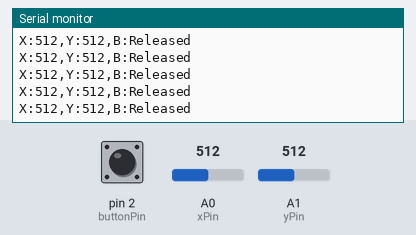
Bench run of a sketch on a simulated Arduino Uno, built with avr-gcc and run on an emulated ATmega328P. Parts: the last lines printed to the serial monitor. The test bench sets the inputs (shaded band); at power-on: A0 (xPin) = 512, A1 (yPin) = 512, pin 2 (buttonPin) HIGH.

Above: at 1.2 s.
1.3 s: A0 (xPin) set to 109
At 2.4 s:
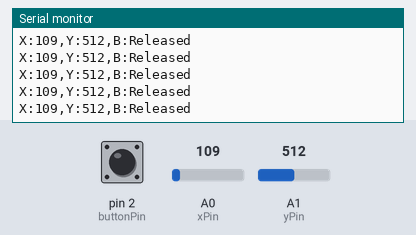
4.3 s: A0 (xPin) set to 93
At 5.3 s:
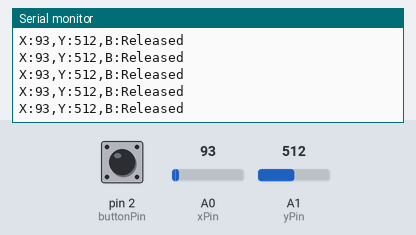
7.3 s: A1 (yPin) set to 104
At 8.4 s:
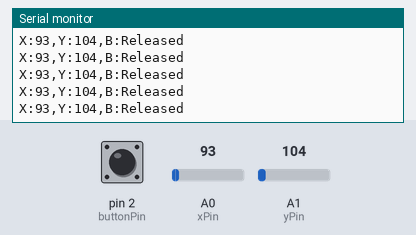
8.8 s: A1 (yPin) set to 95
At 9.6 s:
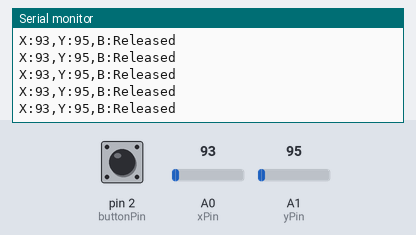
Timing chart, 0 to 11.8 s (numbered marks = the images above; inputs shaded):
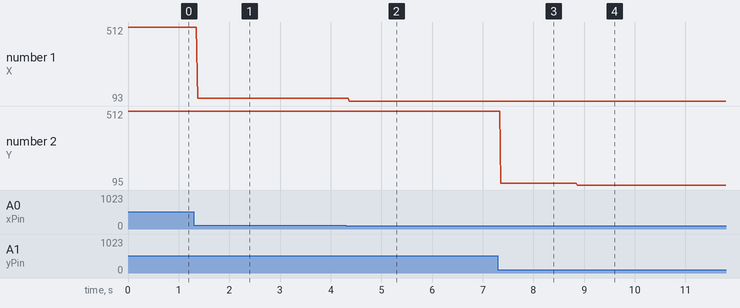

Measured:
- after the input at 1.3 s, the serial monitor: prints a new line after 0.07 s (image 1)
- after the input at 4.3 s, the serial monitor: prints a new line after 0.07 s (image 2)
- after the input at 7.3 s, the serial monitor: prints a new line after 0.06 s (image 3)
- after the input at 8.8 s, the serial monitor: prints a new line after 0.07 s (image 4)
- plotted number 1: 512 → 109 after the input at 1.3 s, 109 → 93 after the input at 4.3 s
- plotted number 2: 512 → 104 after the input at 7.3 s, 104 → 95 after the input at 8.8 s

The sketch:

arduino_code.ino
```cpp
const int xPin = A0;
const int yPin = A1;
const int buttonPin = 2;

void setup() {
  pinMode(buttonPin, INPUT_PULLUP); // internal pull-up resistor
  Serial.begin(9600);
}

void loop() {
  int xVal = analogRead(xPin);
  int yVal = analogRead(yPin);
  int buttonState = digitalRead(buttonPin); // LOW = pressed

  // Print as a string like "X:512,Y:490,B:1"
  Serial.print("X:");
  Serial.print(xVal);
  Serial.print(",Y:");
  Serial.print(yVal);
  Serial.print(",B:");
  Serial.println(buttonState == LOW ? "Pressed" : "Released");

  delay(10); // Reduce delay for faster updates
}
```
